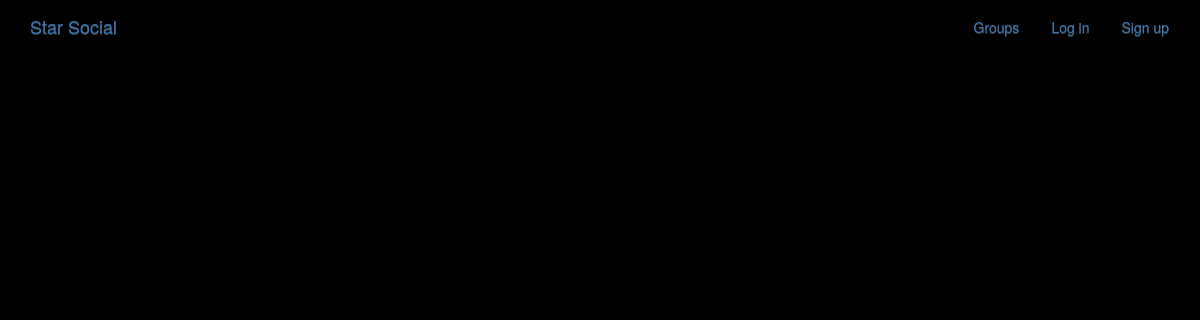
The app's page /posts/, older data.
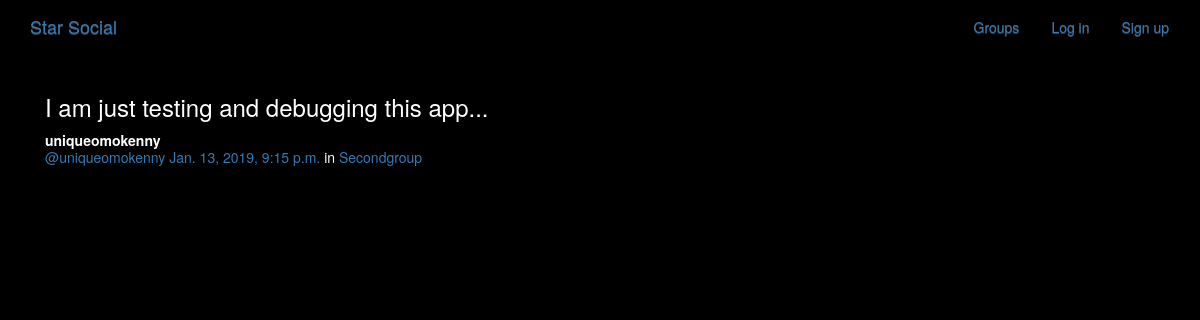
The same page, newer data.
### posts/models.py (models this page shows, shortened)
class Post(models.Model):
    user = models.ForeignKey(User, related_name='posts')
    created_at = models.DateTimeField(auto_now=True)
    message = models.TextField()
    message_html = models.TextField(editable=True)
    group = models.ForeignKey(Group, related_name='posts', null=True, blank=True)
    class Meta:
        ordering = ['-created_at']
        unique_together = ['user', 'message']

### groups/models.py (models this page shows, shortened)
class Group(models.Model):
    name = models.CharField(max_length=100, unique=True)
    slug = models.SlugField(allow_unicode=True, unique=True)
    description = models.TextField(default='', blank=True)
    description_html = models.TextField(editable=True ,default='', blank=True)
    members = models.ManyToManyField(User, through='GroupMember')
    class Meta:
        ordering = ['name']

### posts/views.py (the view)
class PostList(SelectRelatedMixin, generic.ListView):
    model = models.Post
    select_related = ('user', 'group')

### posts/templates/posts/post_list.html (shortened to what this page needs)
{% extends "posts/post_base.html" %}
{% block post_content %}
<div class="col-md-8">
	{% for post in post_list %}
        {% include "posts/_post.html" %}
	{% endfor %}
</div>
{% endblock %}

### posts/templates/posts/_post.html (shortened to what this page needs)
<div class="post media">
	<h3>{{ post.message_html|safe }}</h3>
	<div class="media-body">
		<strong>{{ post.user.username }}</strong>
		<h5 class="media-heading">
			<span class="username"><a href="{% url 'posts:for_user' username=post.user.username %}">@{{ post.user.username }}</a></span>
			<time class="time"><a href="{% url 'posts:single' username=post.user.username pk=post.pk %}">{{ post.created_at }}</a></time>
			{% if post.group %}
			<span class="group-name">in <a href="#">{{ post.group.name }}</a></span>
			{% endif %}
		</h5>
	</div>
</div>

Row changes from the older to the newer data that the page shows:
added Post: message_html "I am just testing and debugging this app...", user.username "uniqueomokenny", created_at "Jan. 13, 2019, 9:15 p.m.", group.name "Secondgroup"
